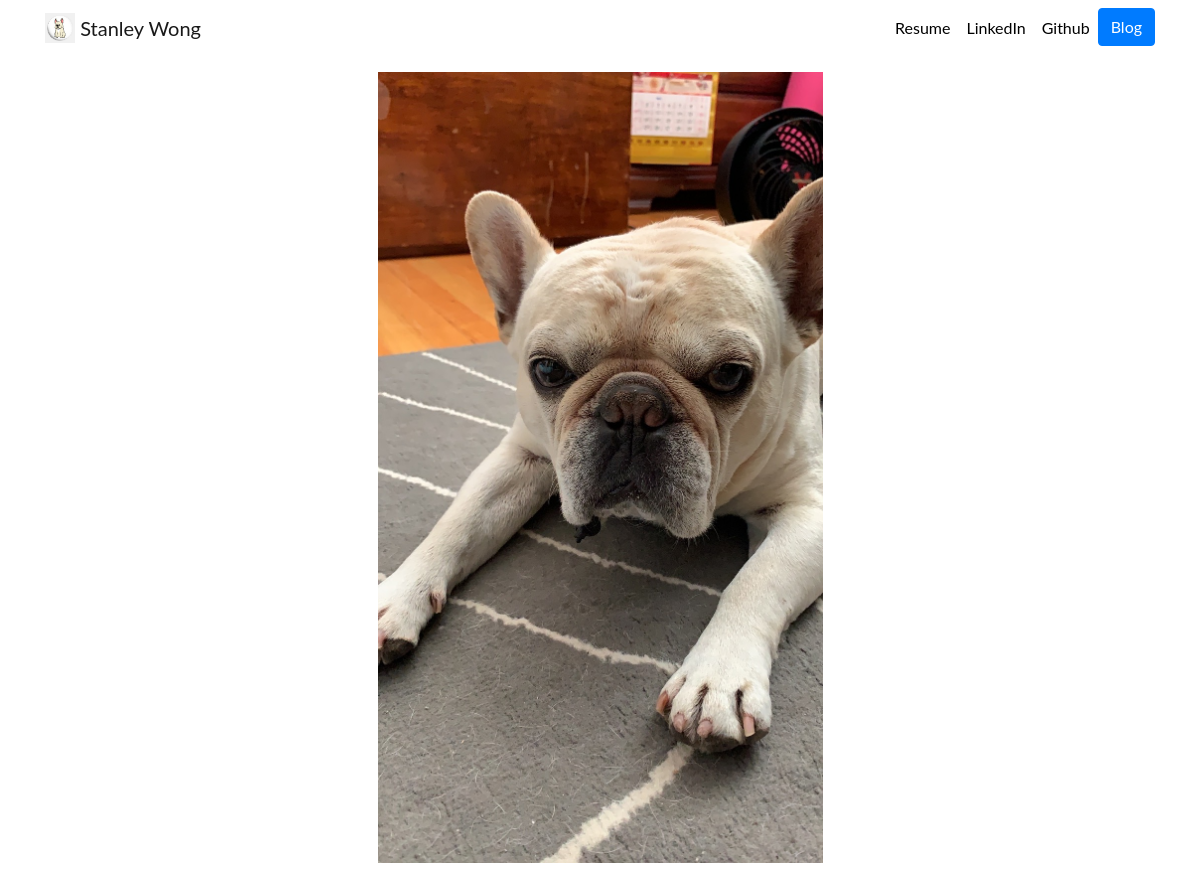
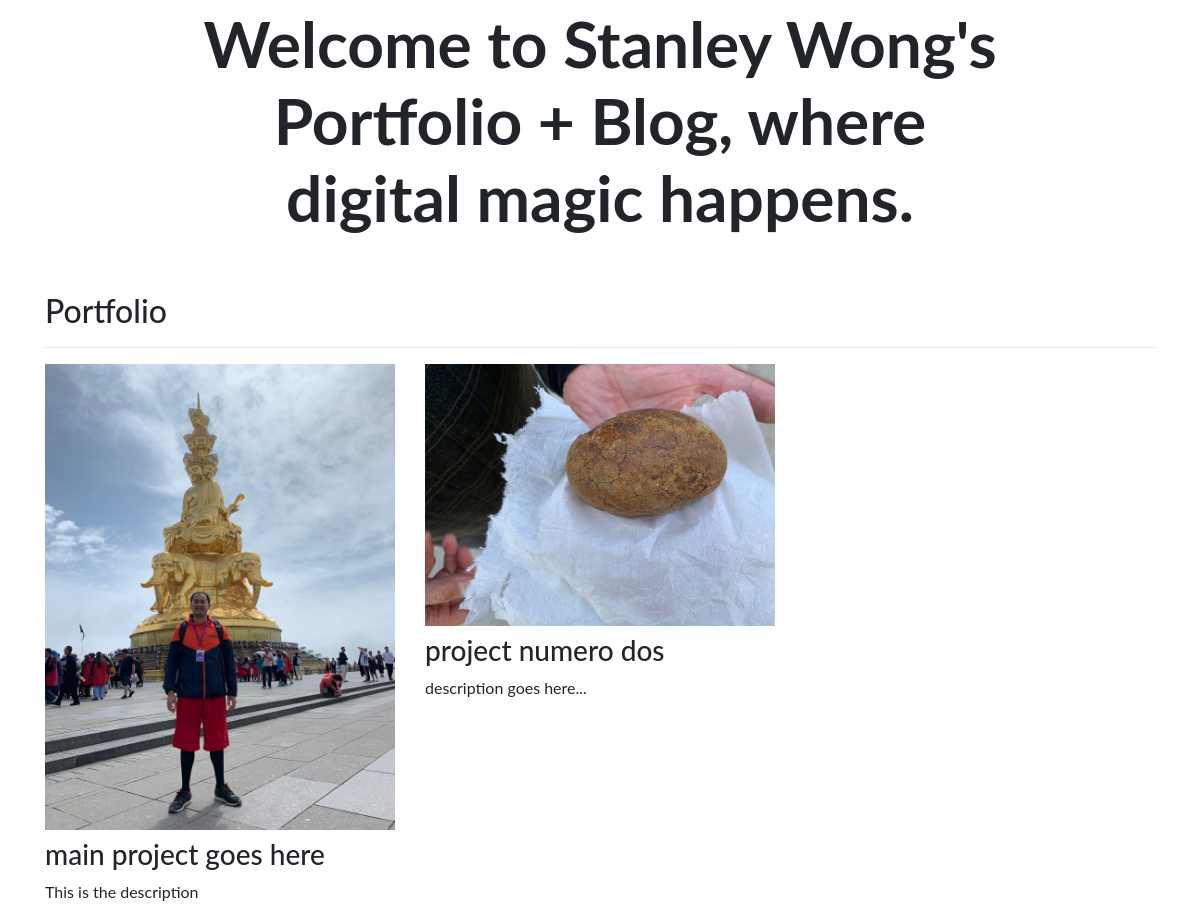
The page / on the database its author committed (2 pictures, top to bottom).
### portfolio/models.py (models this page shows, shortened)
class Project(models.Model):
    title = models.CharField(max_length=100)
    description = models.CharField(max_length=250)
    image = models.ImageField(upload_to='portfolio/images/')
    url = models.URLField(blank=True)

### portfolio/views.py (the view)
# urls.py: 2. Add a URL to urlpatterns:  path('', views.home, name='home')
def home(request):
    projects = Project.objects.all()
    return render(request, 'portfolio/home.html', {'projects': projects})

### portfolio/templates/portfolio/home.html
{% extends "portfolio/base.html" %}
{% load static %}
{% block content %}
<div class="row justify-content-center my-3">
    <div class="col-5">
        <img src="{% static 'portfolio/IMG_3650.JPG' %}" class="img-fluid">
    </div>
</div>
<div class="row justify-content-center mb-3">
    <div class="col-md-9 text-center">
        <h1 id="hometext" class="font-weight-bold">Welcome to Stanley Wong's Portfolio + Blog, where digital magic happens.</h1>
    </div>
</div>
<h2 class="mt-5">Portfolio</h2>
<hr>
<div class="row">
    {% for project in projects %}
    <div class="col-lg-4 col-md-6">
        {% if project.url %}
        <a href="{{ project.url }}">
            <img src="{{ project.image.url }}" class="img-fluid mb-2">
        </a>
        {% else %}
        <img src="{{ project.image.url }}" class="img-fluid mb-2">
        {% endif %}
        <h3>{{ project.title }}</h3>
        <p>{{ project.description }}</p>
    </div>
    {% endfor %}
</div>
{% endblock %}

### portfolio/templates/portfolio/base.html (shortened to what this page needs)
{% load static %}
<!doctype html>
<html lang="en">
<head>
    <link rel="stylesheet" href="https://stackpath.bootstrapcdn.com/bootstrap/4.4.1/css/bootstrap.min.css"
>
    <link rel="stylesheet" href="{% static "portfolio/custom.css" %}">
</head>
<body>
    <nav id="topNav" class="navbar navbar-expand-md navbar-light">
        <div class="container">
            <a class="navbar-brand" href="{% url 'home' %}">
                <img src="{% static "portfolio/frenchie.jpeg" %}" width="30" height="30" class="d-inline-block align-top"
                    alt="Stan's Logo">
                <span>Stanley Wong</span>
            </a>
            <div class="collapse navbar-collapse text-center" id="navbarNav">
                <ul class="navbar-nav ml-auto">
                    <li class="nav-item">
                        <a class="nav-link" href="{% static "portfolio/resume.pdf" %}">Resume</a>
                    </li>
                    <li class="nav-item">
                        <a class="nav-link" href="https://www.linkedin.com/in/stanw168/" target="_blank">LinkedIn</a>
                    </li>
                    <li class="nav-item">
                        <a class="nav-link" href="https://github.com/stanwong1" target="_blank">Github</a>
                    </li>
                    <li>
                        <a role="button" href="{% url 'blog:all_blogs' %}" class="btn btn-primary">Blog</a>
                    </li>
                </ul>
            </div>
        </div>
    </nav>
    <div class="container">
        {% block content %}{% endblock %}
    </div>
</body>
</html>

### portfolio/static/portfolio/custom.css (style rules this page uses)
.navbar-nav .nav-link { color: rgba(0,0,0,1) !important; }
body { font-family: 'Lato', sans-serif; }
@media (min-width: 992px) { #hometext { font-size: 4rem; } }

### rows shown on the page
Project: image (picture), title "main project goes here", description "This is the description"
Project: image (picture), title "project numero dos", description "description goes here..."
